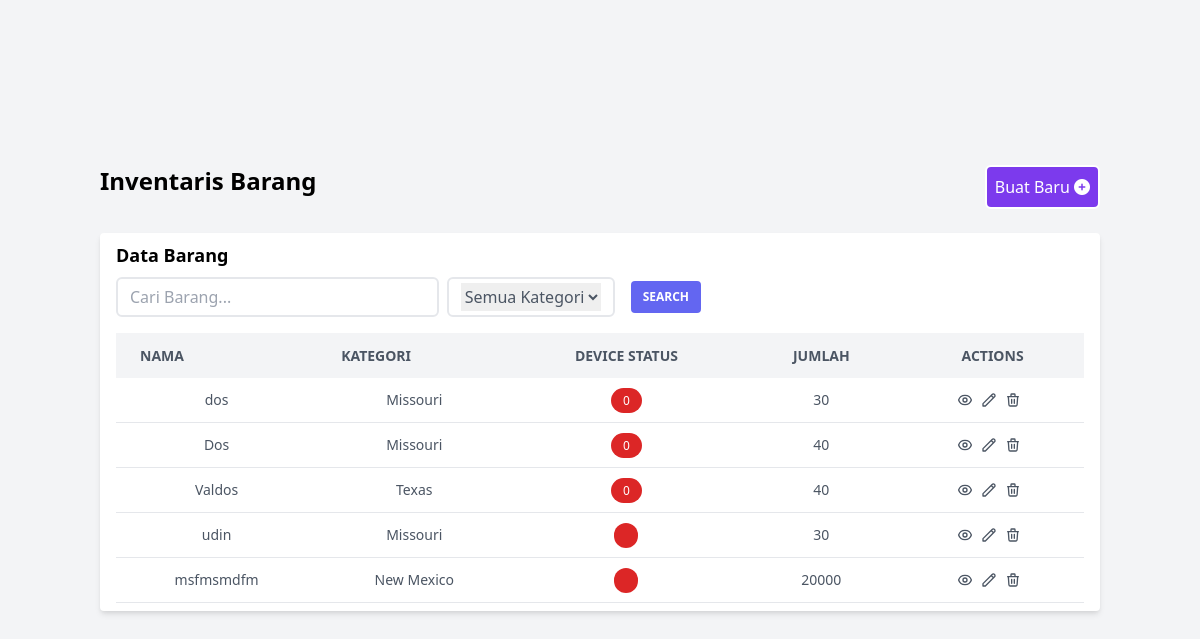
/index.php/inventory, run on an earlier commit of the app's database.
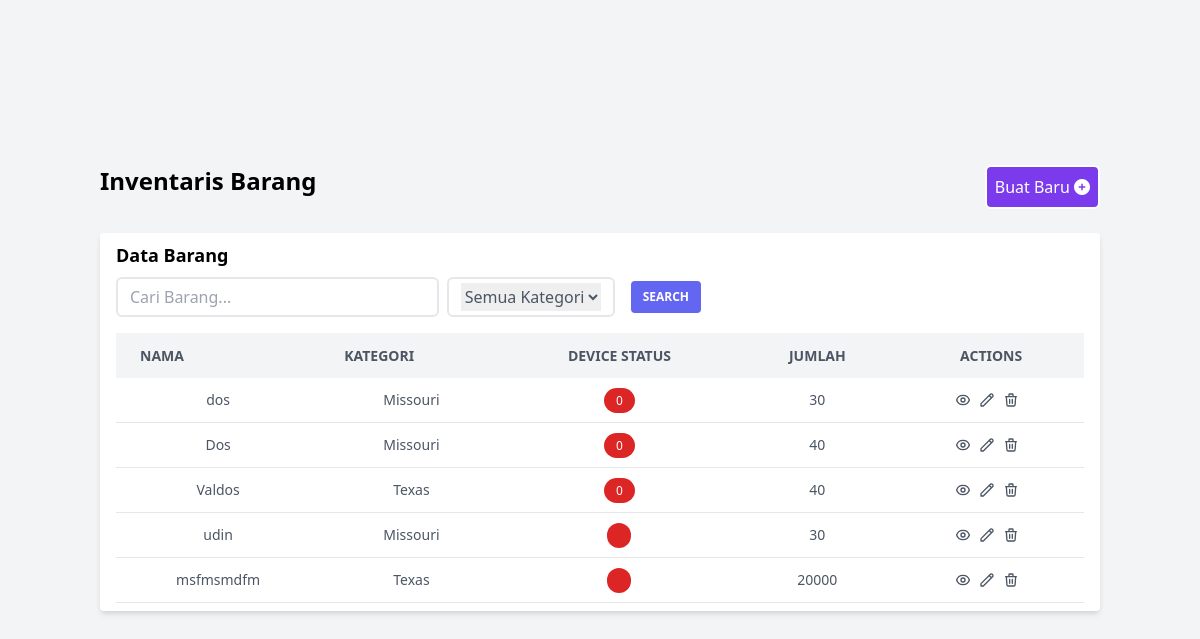
And on a later commit of the database.
### tables this page shows
CREATE TABLE inventories(
id INTEGER PRIMARY KEY AUTOINCREMENT,
name VARCHAR(255),
category VARCHAR(255),
device_status VARCHAR(10),
jumlah INT(11));

### application/controllers/Inventory.php (called while the page is built, shortened)
<?php
class Inventory extends CI_Controller {
	public function __construct(){
		$this->load->model('InventoryModel');
		$this->model = $this->InventoryModel;
	}
	public function index()
	{
        if(isset($_POST['search'])){
            $this->model->name = $_POST['barang'];
            $this->model->get_search();
        }else{
            $this->model->get_rows();
        }
        $data = array('model' => $this->model);
        $this->load->view('inventory/index', $data);
    }
}

### index.php (called while the page is built, shortened)
<?php
require_once BASEPATH.'core/CodeIgniter.php';

### application/models/InventoryModel.php (called while the page is built, shortened)
<?php
    class InventoryModel extends CI_Model {
        public function get_rows(){
            $sql = "SELECT * FROM inventories ORDER BY id DESC";
            $query = $this->db->query($sql);
            $rows = array();
            foreach($query->result() as $row){
                $rows[] = $row;
            }
            $this->rows = $rows;
        }
    }
?>

### application/views/inventory/index.php (the view, shortened to what this page needs)
<!DOCTYPE html>
<html lang="en">
<head>
    <link href="https://unpkg.com/tailwindcss@^2/dist/tailwind.min.css" rel="stylesheet">
    <link rel="stylesheet" href="https://cdnjs.cloudflare.com/ajax/libs/font-awesome/6.0.0-beta2/css/all.min.css" />
</head>
<body class="bg-blueGray-50">
<div class="overflow-x-auto">
    <div class="min-w-screen min-h-screen bg-gray-100 flex items-center justify-center bg-gray-100 font-sans overflow-hidden">
        <div class="w-2/4 lg:w-5/6">
            <div class="flex">
                <div class="flex-1">
                    <h1 class="text-2xl font-bold">Inventaris Barang</h1>
                </div>
                <div class="flex-1">
                    <a href="<?php echo site_url('/inventory/create/');?>" class="bg-purple-600 px-2 py-2 rounded-md text-white float-right border-white border-2 hover:bg-purple-700">
                        Buat Baru <span class="fa fa-plus-circle"></span>
                    </a>
                </div>
            </div>
            <div class="bg-white shadow-md rounded my-6 px-4 py-2">
                <h3 class="font-semibold text-lg">Data Barang</h3>
                <form action="<?= site_url('inventory/index') ?>" method="post">
                <div class="flex space-x-2">
                    <div class="w-4/12 mt-2 mb-2 border-2 py-1 px-3 flex justify-between rounded-md">
                        <input class="flex-grow outline-none text-gray-600 focus:text-blue-600" type="text" name="barang" placeholder="Cari Barang..." />
                    </div>
                    <div class="mt-2 mb-2 border-2 py-1 px-3 flex justify-between rounded-md">
                        <select name="" id="" class="flex-grow outline-none text-gray-600 focus:text-blue-600">
                            <option value="">Semua Kategori</option>
                        </select>
                    </div>
                    <div class="py-3 px-2">
                        <input type="submit" name="search" value="Search" class="bg-indigo-500 text-white active:bg-indigo-600 text-xs font-bold uppercase px-3 py-2 rounded outline-none focus:outline-none ease-linear transition-all duration-150">
                    </div>
                </div>
                </form>
                <table class="min-w-max w-full table-auto mt-2">
                    <thead>
                    <tr class="bg-gray-100 text-gray-600 uppercase text-sm leading-normal">
                        <th class="py-3 px-6 text-left">Nama</th>
                        <th class="py-3 px-6 text-left">Kategori</th>
                        <th class="py-3 px-6 text-center">Device Status</th>
                        <th class="py-3 px-6 text-center">Jumlah</th>
                        <th class="py-3 px-6 text-center">Actions</th>
                    </tr>
                    </thead>
                    <tbody class="text-gray-600 text-sm font-light">
                    <?php foreach($model->rows as $row){ ?>
                        <tr class="border-b border-gray-200 hover:bg-gray-100">
                            <td class="py-3 px-6 text-center">
                                <?= $row->name;?>
                            </td>
                            <td class="py-3 px-6 text-center">
                                <?= $row->category;?>
                            </td>
                            <td class="py-3 px-6 text-center">
                                <?php if($row->device_status == "ON"){ ?>
                                    <span class="bg-green-600 text-white py-1 px-3 rounded-full text-xs"><?= $row->device_status;?></span>
                                <?php }else{ ?>
                                    <span class="bg-red-600 text-white py-1 px-3 rounded-full text-xs"><?= $row->device_status;?></span>
                                <?php } ?>
                            </td>
                            <td class="py-3 px-6 text-center">
                                <?= $row->jumlah;?>
                            </td>
                            <td class="py-3 px-6 text-center">
                                <div class="flex item-center justify-center">
                                    <a href="" class="w-4 mr-2 transform hover:text-purple-500 hover:scale-110">
                                    </a>
                                    <a href="<?php echo site_url('/inventory/edit/'.$row->id);?>" class="w-4 mr-2 transform hover:text-green-500 hover:scale-110">
                                        <svg xmlns="http://www.w3.org/2000/svg" fill="none" viewBox="0 0 24 24" stroke="currentColor">
                                            <path stroke-linecap="round" stroke-linejoin="round" stroke-width="2" d="M15.232 5.232l3.536 3.536m-2.036-5.036a2.5 2.5 0 113.536 3.536L6.5 21.036H3v-3.572L16.732 3.732z" />
                                        </svg>
                                    </a>
                                    <a href="<?php echo site_url('/inventory/delete/'.$row->id);?>" onClick="return confirm('Yakin akan dihapus?')" class="w-4 mr-2 transform hover:text-red-500 hover:scale-110">
                                        <svg xmlns="http://www.w3.org/2000/svg" fill="none" viewBox="0 0 24 24" stroke="currentColor">
                                            <path stroke-linecap="round" stroke-linejoin="round" stroke-width="2" d="M19 7l-.867 12.142A2 2 0 0116.138 21H7.862a2 2 0 01-1.995-1.858L5 7m5 4v6m4-6v6m1-10V4a1 1 0 00-1-1h-4a1 1 0 00-1 1v3M4 7h16" />
                                        </svg>
                                    </a>
                                </div>
                            </td>
                        </tr>
                    <?php } ?>
                    </tbody>
                </table>
            </div>
        </div>
    </div>
</div>
</body>
</html>

What changed in the data, as far as the page shows it:
changed inventories "msfmsmdfm": category "New Mexico" → "Texas"
